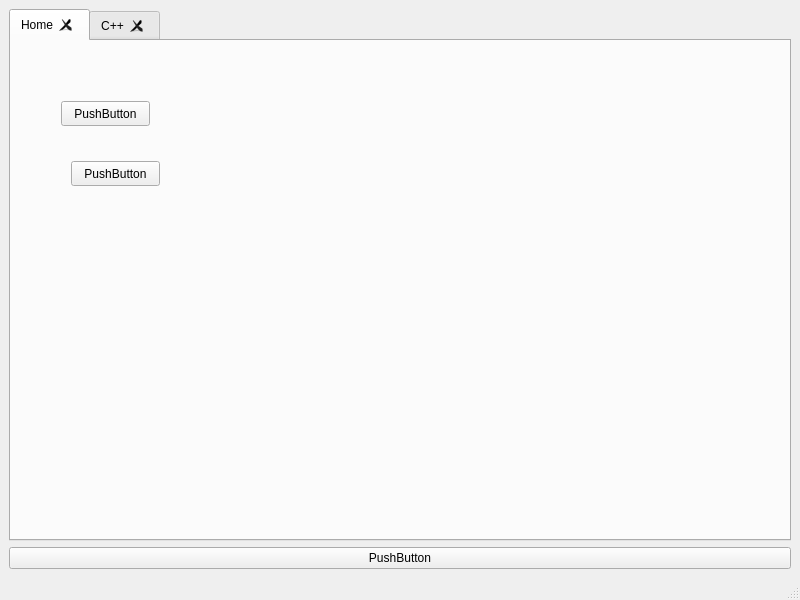
<?xml version="1.0" encoding="UTF-8"?>
<ui version="4.0">
 <class>MainWindow</class>
 <widget class="QMainWindow" name="MainWindow">
  <property name="geometry">
   <rect>
    <x>0</x>
    <y>0</y>
    <width>800</width>
    <height>600</height>
   </rect>
  </property>
  <property name="windowTitle">
   <string>MainWindow</string>
  </property>
  <widget class="QWidget" name="centralwidget">
   <layout class="QVBoxLayout" name="verticalLayout_2">
    <item>
     <layout class="QVBoxLayout" name="verticalLayout">
      <item>
       <widget class="QTabWidget" name="tabWidget">
        <property name="currentIndex">
         <number>0</number>
        </property>
        <property name="usesScrollButtons">
         <bool>true</bool>
        </property>
        <property name="documentMode">
         <bool>false</bool>
        </property>
        <property name="tabsClosable">
         <bool>true</bool>
        </property>
        <property name="movable">
         <bool>true</bool>
        </property>
        <widget class="QWidget" name="tab">
         <attribute name="title">
          <string>Home</string>
         </attribute>
         <attribute name="toolTip">
          <string>This is Home</string>
         </attribute>
         <widget class="QPushButton" name="pushButton_2">
          <property name="geometry">
           <rect>
            <x>50</x>
            <y>60</y>
            <width>89</width>
            <height>25</height>
           </rect>
          </property>
          <property name="text">
           <string>PushButton</string>
          </property>
         </widget>
         <widget class="QPushButton" name="pushButton_3">
          <property name="geometry">
           <rect>
            <x>60</x>
            <y>120</y>
            <width>89</width>
            <height>25</height>
           </rect>
          </property>
          <property name="text">
           <string>PushButton</string>
          </property>
         </widget>
        </widget>
        <widget class="QWidget" name="tab_2">
         <attribute name="title">
          <string>C++</string>
         </attribute>
        </widget>
       </widget>
      </item>
      <item>
       <widget class="QPushButton" name="pushButton">
        <property name="text">
         <string>PushButton</string>
        </property>
       </widget>
      </item>
     </layout>
    </item>
   </layout>
  </widget>
  <widget class="QMenuBar" name="menubar">
   <property name="geometry">
    <rect>
     <x>0</x>
     <y>0</y>
     <width>800</width>
     <height>22</height>
    </rect>
   </property>
  </widget>
  <widget class="QStatusBar" name="statusbar"/>
 </widget>
 <resources/>
 <connections/>
</ui>
